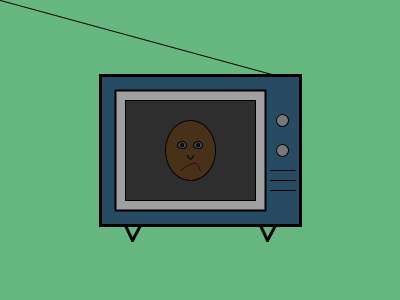
Frame 1 (no input)
Frame 60 (the mouse pressed at the canvas centre just before this capture): identical to frame 1, image omitted
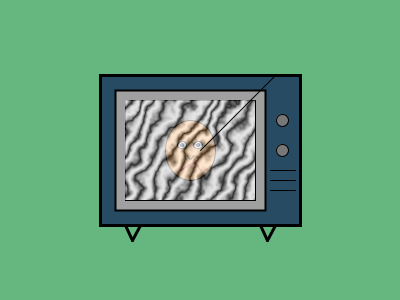
Frame 120 (the mouse held since frame 60 and released just before this capture)

The Processing sketch that drew these frames (run headless with seeded random() and noise(); from frame 60 on, the mouse is pressed at the canvas centre):

// Processing sketch: processing_7696
// ── processing_7696.pde

/*Libby Riefler <er845@bard.edu
  Feb 17 2010
  TVSelfPortrait
*/

void setup()
{
  size(400, 300);
  smooth();
}


void draw()
{
  background(102, 183, 127);
  strokeWeight(3); 
  fill(40, 75, 100); 
  rect(100, 75, 200, 150);
  line(125, 225, 132.5, 240);
  line(140, 225, 132.5, 240);
  line(260, 225, 267.5, 240);
  line(275, 225, 267.5, 240);//TV
  
  strokeWeight(2);
  fill(160);
  rect(115, 90, 150, 120);//screen boarder
  
  strokeWeight(1);
  rect(125, 100, 130, 100);//screen
  
  fill(120);
  ellipse(282, 120, 12, 12);
  ellipse(282, 150, 12, 12);
  line(270, 170, 295, 170);
  line(270, 180, 295, 180);
  line(270, 190, 295, 190);//dials
  
  fill(252, 167, 82);
  ellipse(190, 150, 50, 60);//face
 
  fill(255);
  ellipse(182, 145, 9, 7);
  ellipse(198, 145, 9, 7);
  fill(5, 87, 167);
  ellipse(182, 145, 3, 3);
  ellipse(198, 145, 3, 3);//eyes
 
  fill(252, 167, 82);
  bezier(187, 155, 190, 160,
         190, 160, 193, 155);//nose
  
  stroke(203, 29, 55);
  bezier(180, 170, 195, 160,
         195, 160, 200, 170);//mouth
  
  float power = 3;
  float d = mouseX/8;
  for (int y = 100; y < 200; y++)
  {
    for (int x = 125; x < 255; x++)
    {
       float total = 0.0;
       for (float i = d; i >= 1; i = i/2.0)
       {
          total += noise(x/d, y/d) * d;
       }
       float turbulence = 128.0 * total / d;
       float base=(x * 0.2) + (y * 0.12);
       float offset = base + (power * turbulence / 256.0);
       float gray= abs(sin(offset)) * 256.0;
       stroke(gray);
       point(x, y);
    }
  }//screen 
         
  stroke(0);
  line(275, 75, mouseX, mouseY);//TVsignal
}
